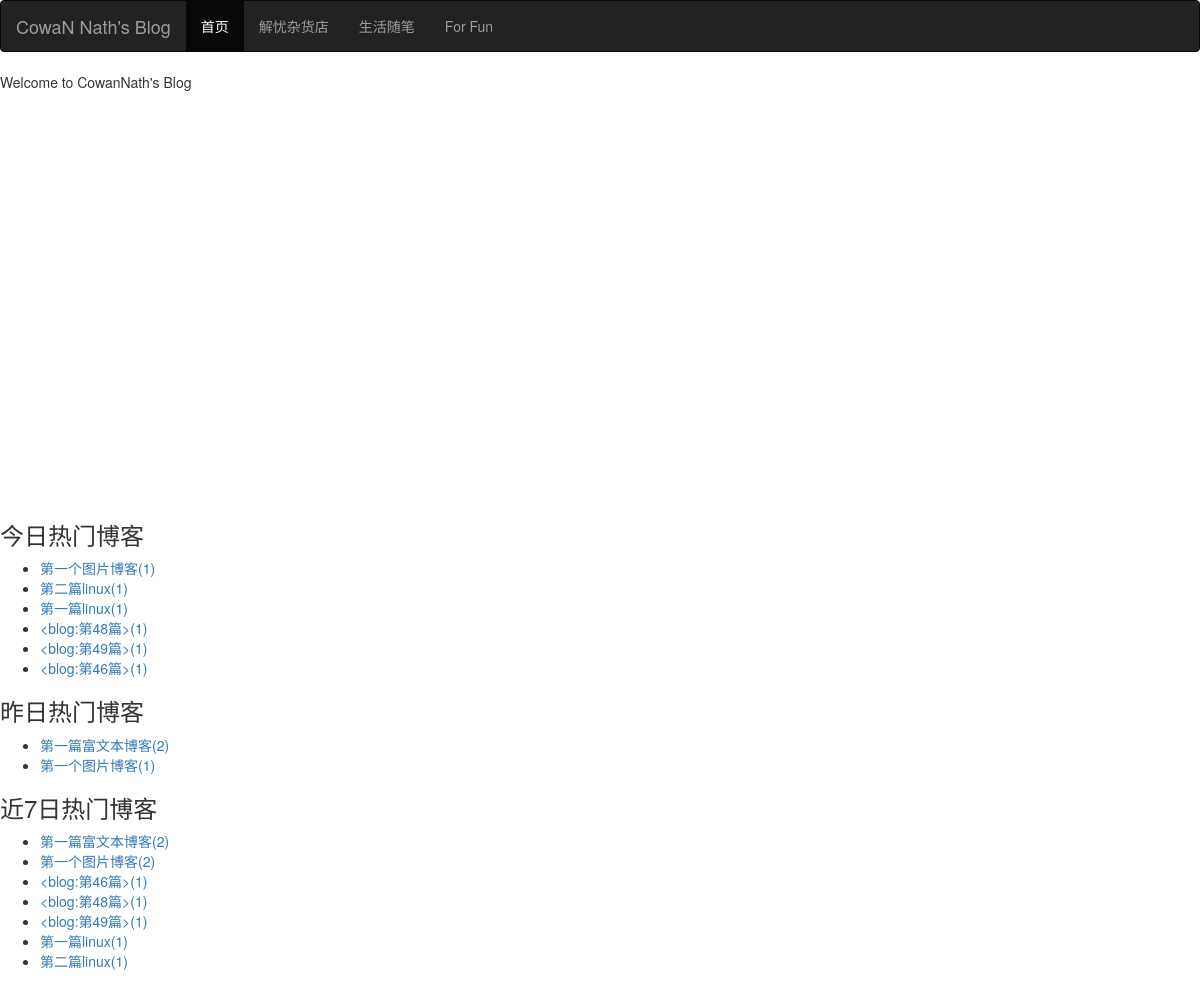
The page / on the database its author committed.
### read_statistics/models.py (models this page shows)
class ReadDetail(models.Model):
    content_type = models.ForeignKey(ContentType, on_delete=models.CASCADE)
    object_id = models.PositiveIntegerField()
    content_object = GenericForeignKey('content_type', 'object_id')
    read_num = models.IntegerField(default = 0)
    read_date = models.DateField(default = timezone.now)

### blog/models.py (models this page shows, shortened)
class Blog(models.Model):
    title = models.CharField(max_length = 50)
    blog_type = models.ForeignKey(BlogType, on_delete = models.DO_NOTHING, related_name = "blog")
    author = models.ForeignKey(User, on_delete = models.DO_NOTHING)
    created_time = models.DateTimeField(auto_now_add = True)
    last_updated_time = models.DateTimeField(auto_now = True)
    content = RichTextUploadingField()
    read_detail = GenericRelation(ReadDetail)
    class Meta:
        ordering = ['-id']

### blog_test_0425/views.py (the view)
# urls.py: 2. Add a URL to urlpatterns:  path('', views.home, name='home')
def home(request):
    ct = ContentType.objects.get_for_model(Blog)
    date_dict, read_num_sum_dict = get_seven_read_blogs_data()
    get_one_week_hot_blog = cache.get('get_one_week_hot_blog')
    if get_one_week_hot_blog is None:
        get_one_week_hot_blog = get_one_week_hot_blogs()
        cache.set('get_one_week_hot_blog', get_one_week_hot_blog, 3600)
    context = {}
    context["get_today_hot_blogs"] = get_today_hot_blogs(ct)
    context["get_yesterday_hot_blogs"] = get_yesterday_hot_blogs(ct)
    context["get_one_week_hot_blog"] = get_one_week_hot_blog
    context["date_dict"] = date_dict
    context["read_num_sum_dict"] = read_num_sum_dict
    return render(request, "home.html", context)

### read_statistics/utils.py (called while the page is built)
def get_today_hot_blogs(content_type):
    today_hot_blogs = ReadDetail.objects.filter(content_type = content_type, read_date = today).order_by('-read_num')
    return today_hot_blogs[:7]

def get_yesterday_hot_blogs(content_type):
    yesterday = today - datetime.timedelta(days = 1)
    yesterday_hot_blogs = ReadDetail.objects.filter(content_type = content_type, read_date = yesterday).order_by('-read_num')
    return yesterday_hot_blogs[:7]

def get_one_week_hot_blogs():
    one_week_ago = today - datetime.timedelta(days = 7)
    one_week_hot_blogs = Blog.objects.filter(read_detail__read_date__lte = today, read_detail__read_date__gt = one_week_ago) \
                                    .values('id', 'title') \
                                    .annotate(read_num_sum = Sum('read_detail__read_num')) \
                                    .order_by("-read_num_sum")
    return one_week_hot_blogs[:7]

def get_seven_read_blogs_data():
    date_dict = []
    read_num_sum_dict = []
    for i in range(7, 0, -1):
        date = today - datetime.timedelta(days = i)
        date_dict.append(date.strftime("%m/%d"))
        read_num_sum = ReadDetail.objects.filter(read_date = date) \
                                    .aggregate(Sum('read_num'))
        read_num_sum_dict.append(read_num_sum["read_num__sum"] or 0)
    return date_dict, read_num_sum_dict

### templates/home.html (shortened to what this page needs)
{% extends 'base.html' %}
{% load staticfiles %}
{% block link_extends %}
<link rel="stylesheet" href="{% static 'css/home.css' %}">
{% endblock %}
{% block home_status %}active{% endblock %}
{% block content %}
<div>
    <p>Welcome to CowanNath's Blog</p>
</div>
<div class="hot-blogs">
    <div id="container" style="width: 600px;height:400px;"></div>
    <h3>今日热门博客</h3>
    <ul>
        {% for blog in get_today_hot_blogs %}
            <li><a href="{% url 'blog_detail' blog.content_object.id %}">{{ blog.content_object.title }}({{ blog.read_num }})</a></li>
        {% empty %}
            <--今日暂无热门博客-->
        {% endfor%}
    </ul>
    <h3>昨日热门博客</h3>
    <ul>
        {% for blog in get_yesterday_hot_blogs %}
            <li><a href="{% url 'blog_detail' blog.content_object.id %}">{{ blog.content_object.title }}({{ blog.read_num }})</a></li>
        {% empty %}
            <--昨日暂无热门博客-->
        {% endfor%}
    </ul>
    <h3>近7日热门博客</h3>
    <ul>
        {% for blog in get_one_week_hot_blog %}
            <li><a href="{% url 'blog_detail' blog.id %}">{{ blog.title }}({{ blog.read_num_sum }})</a></li>
        {% empty %}
            <--近7日暂无热门博客-->
        {% endfor%}
    </ul>
</div>
{% endblock %}

### static/css/home.css (style rules this page uses)
p { position: relative; }

### rows shown on the page
ReadDetail: content_object "第一个图片博客", read_num "1"
ReadDetail: content_object "第二篇linux", read_num "1"
ReadDetail: content_object "第一篇linux", read_num "1"
ReadDetail: content_object "<blog:第48篇>", read_num "1"
ReadDetail: content_object "<blog:第49篇>", read_num "1"
ReadDetail: content_object "<blog:第46篇>", read_num "1"
ReadDetail: content_object "第一篇富文本博客", read_num "2"
ReadDetail: content_object "第一个图片博客", read_num "1"
Blog: title "第一篇linux", read_num_sum "1"
Blog: title "第二篇linux", read_num_sum "1"

### other values the page prints
{{ blog.title }} "第一篇富文本博客" "第一个图片博客" "<blog:第46篇>" "<blog:第48篇>" "<blog:第49篇>"
{{ blog.read_num_sum }} "2" "2" "1" "1" "1"
